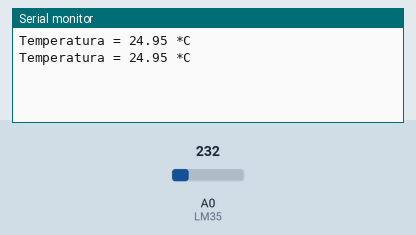
Bench run of a sketch on a simulated Arduino Mega 2560, built for the host (arithmetic inside an expression is 32-bit, double 64-bit). Shown: the last lines printed to the serial monitor. The test bench sets the inputs (shaded band); at power-on: A0 (LM35) = 232.

Above: at 1.8 s.
1.9 s: A0 (LM35) set to 250
At 2.8 s:
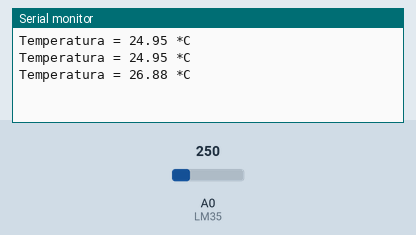
3.4 s: A0 (LM35) set to 266
At 4.8 s:
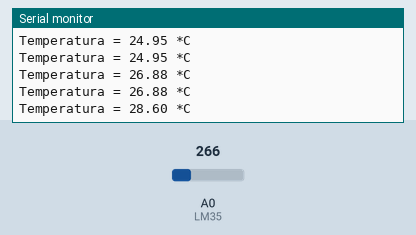
Timing chart, 0 to 6.4 s (numbered marks = the images above; inputs shaded):
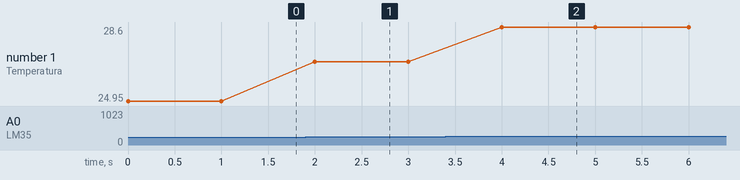

The sketch:

temperature.ino
```cpp
const int LM35 = 0;
float temperatura = 0;
int ADClido = 0;
void setup(){
Serial.begin(9600);
analogReference(INTERNAL); //Se estiver usando Arduino Mega, use INTERNAL1V1
}
void loop(){
ADClido = analogRead(LM35);
temperatura = ADClido * 0.1075268817204301;
Serial.print("Temperatura = ");
Serial.print(temperatura);
Serial.println(" *C");
delay(1000);
}
```

Measured:
- after the input at 1.9 s, the serial monitor: prints a new line after 0.10 s (image 1)
- after the input at 3.4 s, the serial monitor: prints a new line after 0.60 s (image 2)
- plotted number 1: 24.95 → 26.88 after the input at 1.9 s, 26.88 → 28.6 after the input at 3.4 s
